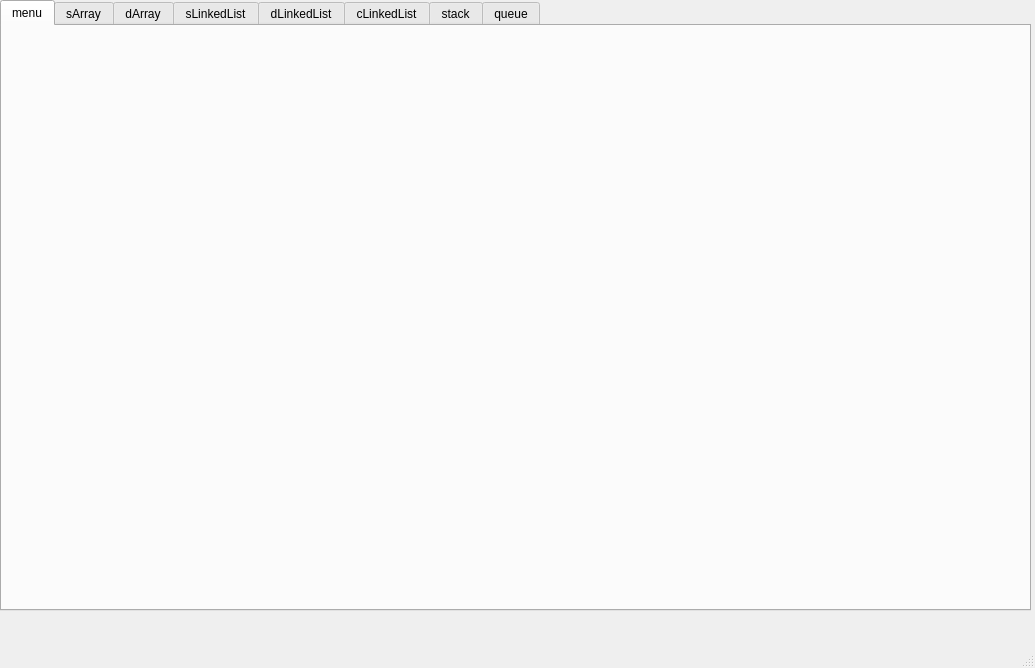
<?xml version="1.0" encoding="UTF-8"?>
<ui version="4.0">
 <class>main_window</class>
 <widget class="QMainWindow" name="main_window">
  <property name="geometry">
   <rect>
    <x>0</x>
    <y>0</y>
    <width>1035</width>
    <height>668</height>
   </rect>
  </property>
  <property name="windowTitle">
   <string>main_window</string>
  </property>
  <widget class="QWidget" name="centralwidget">
   <widget class="QTabWidget" name="mainInterface">
    <property name="geometry">
     <rect>
      <x>0</x>
      <y>0</y>
      <width>1031</width>
      <height>611</height>
     </rect>
    </property>
    <property name="autoFillBackground">
     <bool>false</bool>
    </property>
    <property name="currentIndex">
     <number>0</number>
    </property>
    <widget class="QWidget" name="menu">
     <attribute name="title">
      <string>menu</string>
     </attribute>
     <widget class="QLabel" name="label">
      <property name="geometry">
       <rect>
        <x>210</x>
        <y>200</y>
        <width>301</width>
        <height>191</height>
       </rect>
      </property>
      <property name="text">
       <string/>
      </property>
     </widget>
    </widget>
    <widget class="QWidget" name="sArray">
     <attribute name="title">
      <string>sArray</string>
     </attribute>
     <widget class="QPushButton" name="backMenu1">
      <property name="geometry">
       <rect>
        <x>30</x>
        <y>10</y>
        <width>121</width>
        <height>31</height>
       </rect>
      </property>
      <property name="text">
       <string>Back to menu</string>
      </property>
     </widget>
    </widget>
    <widget class="QWidget" name="dArray">
     <attribute name="title">
      <string>dArray</string>
     </attribute>
     <widget class="QPushButton" name="backMenu2">
      <property name="geometry">
       <rect>
        <x>10</x>
        <y>20</y>
        <width>121</width>
        <height>31</height>
       </rect>
      </property>
      <property name="text">
       <string>Back to menu</string>
      </property>
     </widget>
    </widget>
    <widget class="QWidget" name="sLinkedList">
     <attribute name="title">
      <string>sLinkedList</string>
     </attribute>
     <widget class="QPushButton" name="backMenu3">
      <property name="geometry">
       <rect>
        <x>20</x>
        <y>20</y>
        <width>121</width>
        <height>31</height>
       </rect>
      </property>
      <property name="text">
       <string>Back to menu</string>
      </property>
     </widget>
    </widget>
    <widget class="QWidget" name="dLinkedList">
     <attribute name="title">
      <string>dLinkedList</string>
     </attribute>
     <widget class="QPushButton" name="backMenu4">
      <property name="geometry">
       <rect>
        <x>50</x>
        <y>30</y>
        <width>121</width>
        <height>31</height>
       </rect>
      </property>
      <property name="text">
       <string>Back to menu</string>
      </property>
     </widget>
    </widget>
    <widget class="QWidget" name="cLinkedList">
     <attribute name="title">
      <string>cLinkedList</string>
     </attribute>
     <widget class="QPushButton" name="backMenu5">
      <property name="geometry">
       <rect>
        <x>20</x>
        <y>40</y>
        <width>121</width>
        <height>31</height>
       </rect>
      </property>
      <property name="text">
       <string>Back to menu</string>
      </property>
     </widget>
    </widget>
    <widget class="QWidget" name="stack">
     <attribute name="title">
      <string>stack</string>
     </attribute>
     <widget class="QPushButton" name="backMenu6">
      <property name="geometry">
       <rect>
        <x>10</x>
        <y>20</y>
        <width>121</width>
        <height>31</height>
       </rect>
      </property>
      <property name="text">
       <string>Back to menu</string>
      </property>
     </widget>
    </widget>
    <widget class="QWidget" name="queue">
     <attribute name="title">
      <string>queue</string>
     </attribute>
     <widget class="QPushButton" name="backMenu7">
      <property name="geometry">
       <rect>
        <x>20</x>
        <y>20</y>
        <width>121</width>
        <height>31</height>
       </rect>
      </property>
      <property name="text">
       <string>Back to menu</string>
      </property>
     </widget>
    </widget>
   </widget>
  </widget>
  <widget class="QMenuBar" name="menubar">
   <property name="geometry">
    <rect>
     <x>0</x>
     <y>0</y>
     <width>1035</width>
     <height>25</height>
    </rect>
   </property>
  </widget>
  <widget class="QStatusBar" name="statusbar"/>
 </widget>
 <resources/>
 <connections/>
</ui>
